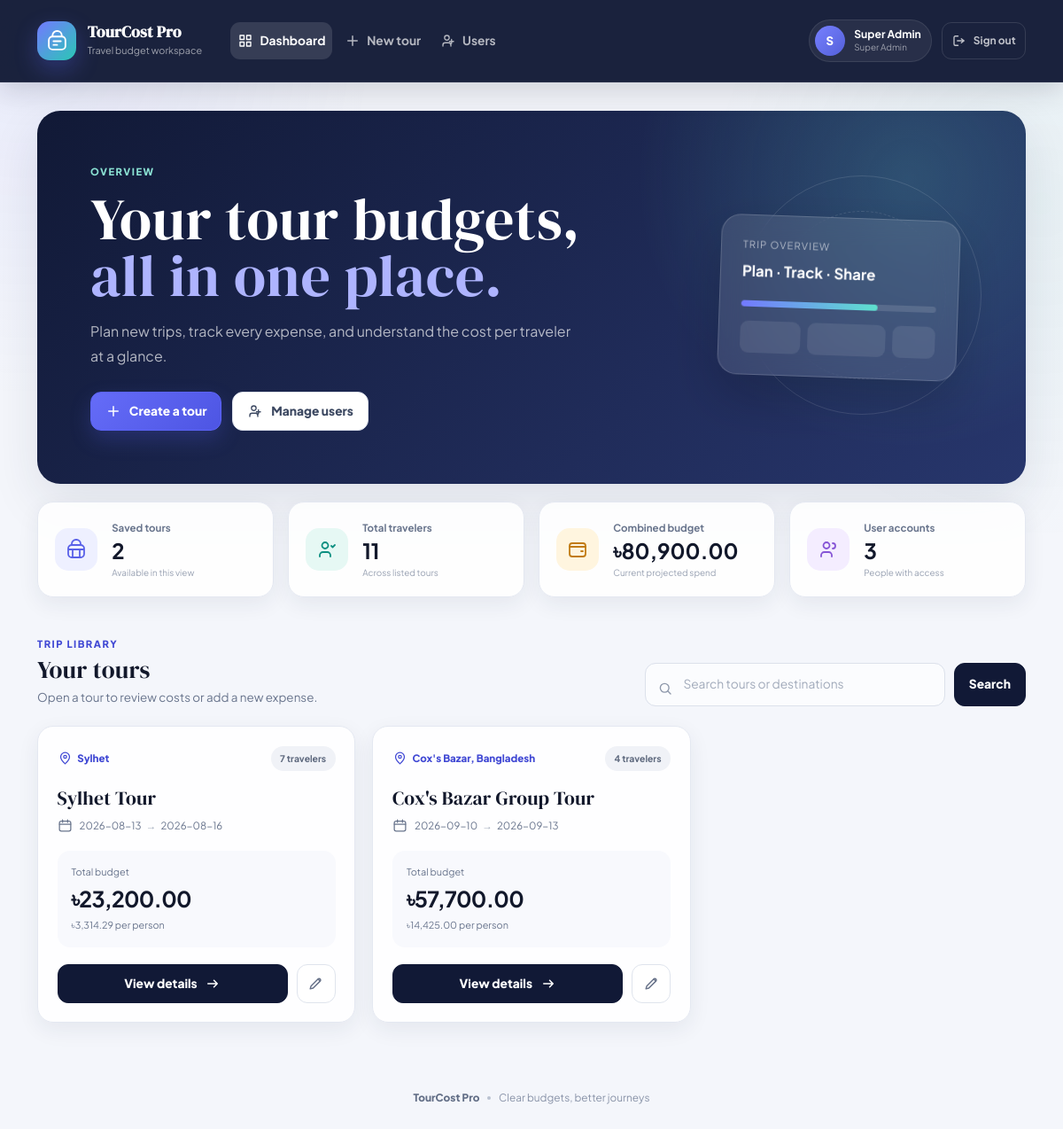
Page / (signed in) on the earlier database version.
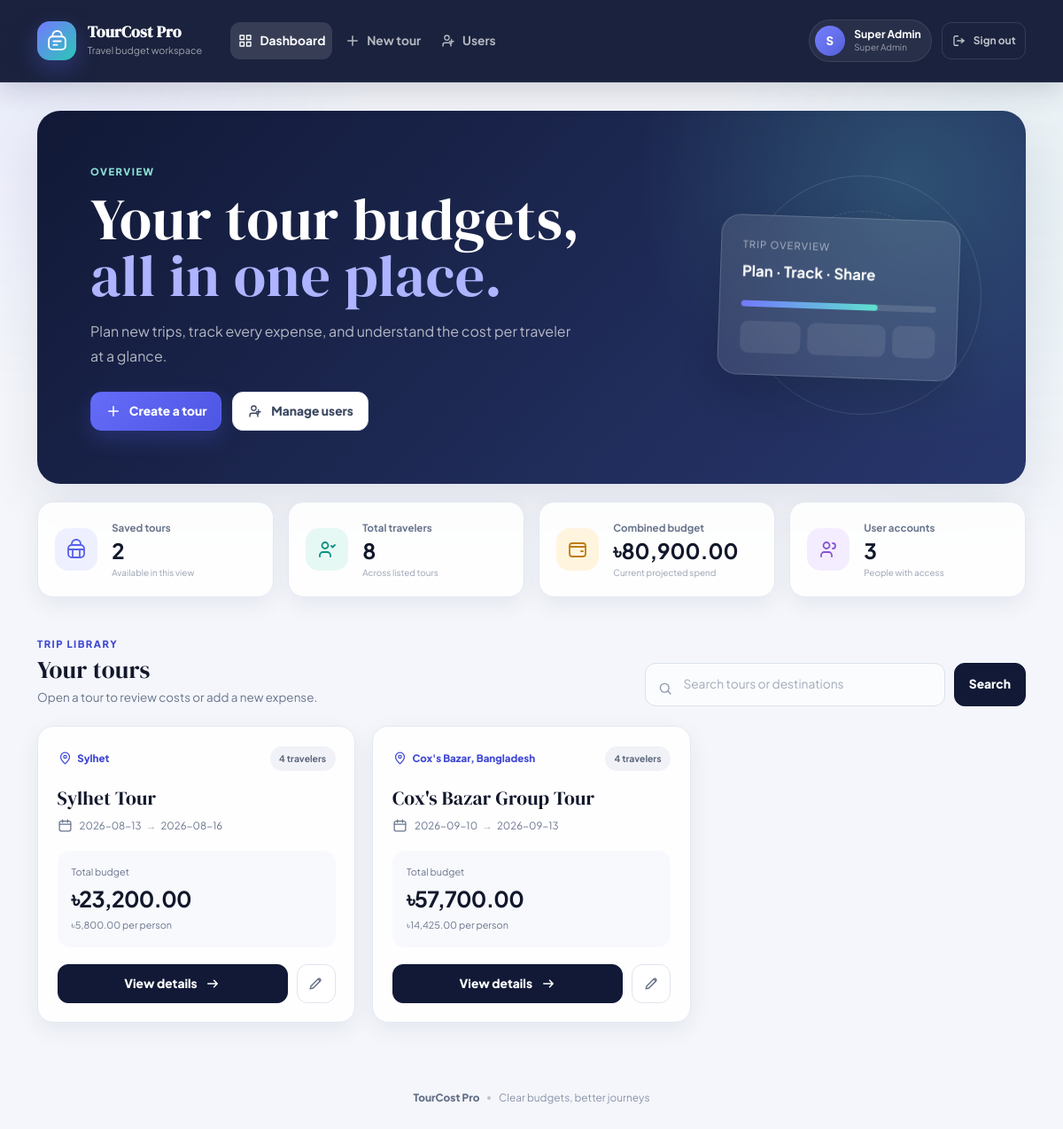
Same page on the later database version.
### tables this page shows
CREATE TABLE users (
                id INTEGER PRIMARY KEY AUTOINCREMENT,
                username TEXT NOT NULL UNIQUE,
                full_name TEXT NOT NULL,
                password_hash TEXT NOT NULL,
                role TEXT NOT NULL DEFAULT 'user',
                created_at TEXT NOT NULL,
                updated_at TEXT NOT NULL,
                CHECK(role IN ('super_admin', 'admin', 'user'))
            );

CREATE TABLE tours (
                id INTEGER PRIMARY KEY AUTOINCREMENT,
                title TEXT NOT NULL,
                destination TEXT NOT NULL,
                start_date TEXT NOT NULL,
                end_date TEXT NOT NULL,
                travelers INTEGER NOT NULL,
                transport_cost REAL NOT NULL DEFAULT 0,
                hotel_cost_per_night REAL NOT NULL DEFAULT 0,
                hotel_nights INTEGER NOT NULL DEFAULT 0,
                food_cost_per_person_per_day REAL NOT NULL DEFAULT 0,
                food_days INTEGER NOT NULL DEFAULT 0,
                activities_cost REAL NOT NULL DEFAULT 0,
                visa_cost REAL NOT NULL DEFAULT 0,
                shopping_cost REAL NOT NULL DEFAULT 0,
                other_cost REAL NOT NULL DEFAULT 0,
                tax_percent REAL NOT NULL DEFAULT 0,
                contingency_percent REAL NOT NULL DEFAULT 0,
                notes TEXT DEFAULT '',
                created_at TEXT NOT NULL,
                updated_at TEXT NOT NULL
            , total_cost REAL NOT NULL DEFAULT 0);

### app.py (the view)
@app.route("/")
@login_required
def dashboard():
    q = request.args.get("q", "").strip()
    with get_db() as conn:
        if q:
            tours = conn.execute(
                "SELECT * FROM tours WHERE title LIKE ? OR destination LIKE ? ORDER BY id DESC",
                (f"%{q}%", f"%{q}%"),
            ).fetchall()
        else:
            tours = conn.execute("SELECT * FROM tours ORDER BY id DESC").fetchall()
    total_budget = sum(calculate_costs(t)["grand_total"] for t in tours)
    total_travelers = sum(int(t["travelers"]) for t in tours)
    with get_db() as conn:
        user_count = conn.execute("SELECT COUNT(*) FROM users").fetchone()[0]
    return render_template(
        "dashboard.html",
        tours=tours,
        q=q,
        total_budget=total_budget,
        total_travelers=total_travelers,
        user_count=user_count,
    )

### app.py (called while the page is built)
def get_db():
    conn = sqlite3.connect(DB_PATH)
    conn.row_factory = sqlite3.Row
    return conn

def get_user_by_id(user_id):
    with get_db() as conn:
        return conn.execute("SELECT * FROM users WHERE id = ?", (user_id,)).fetchone()

def login_required(view):
    @wraps(view)
    def wrapped(*args, **kwargs):
        if not g.current_user:
            flash("Please log in to continue.", "warning")
            return redirect(url_for("login", next=request.full_path))
        return view(*args, **kwargs)
    return wrapped

@app.before_request
def load_current_user():
    g.current_user = None
    user_id = session.get("user_id")
    if user_id:
        g.current_user = get_user_by_id(user_id)
        if g.current_user is None:
            session.clear()

@app.context_processor
def inject_user_state():
    current_user = g.current_user
    return {
        "current_user": current_user,
        "is_logged_in": current_user is not None,
        "is_super_admin": bool(current_user and current_user["role"] == "super_admin"),
        "can_manage_users": bool(current_user and current_user["role"] == "super_admin"),
    }

@app.context_processor
def inject_helpers():
    return {"calculate_costs": calculate_costs}

### templates/dashboard.html (shortened to what this page needs)
{% extends "base.html" %}
{% block content %}
<section class="page-hero dashboard-hero">
    <div class="page-hero-copy">
        <span class="eyebrow">Overview</span>
        <h1>Your tour budgets,<br><span>all in one place.</span></h1>
        <p>Plan new trips, track every expense, and understand the cost per traveler at a glance.</p>
        <div class="hero-actions">
            <a class="btn btn-primary btn-icon" href="{{ url_for('new_tour') }}">
                <svg viewBox="0 0 24 24" fill="none" aria-hidden="true"><path d="M12 5v14M5 12h14" stroke="currentColor" stroke-width="2" stroke-linecap="round"/></svg>
                Create a tour
            </a>
            {% if can_manage_users %}
            <a class="btn btn-secondary-soft btn-icon" href="{{ url_for('manage_users') }}">
                <svg viewBox="0 0 24 24" fill="none" aria-hidden="true"><path d="M16 20v-1.5a3.5 3.5 0 0 0-3.5-3.5h-5A3.5 3.5 0 0 0 4 18.5V20M10 11a3.5 3.5 0 1 0 0-7 3.5 3.5 0 0 0 0 7Zm7-1v6m-3-3h6" stroke="currentColor" stroke-width="1.8" stroke-linecap="round"/></svg>
                Manage users
            </a>
            {% endif %}
        </div>
    </div>
    <div class="hero-visual" aria-hidden="true">
        <div class="hero-orbit hero-orbit-one"></div>
        <div class="hero-orbit hero-orbit-two"></div>
        <div class="hero-budget-card">
            <span>Trip overview</span>
            <strong>Plan · Track · Share</strong>
            <div class="mini-progress"><i></i></div>
            <div class="mini-stats"><span></span><span></span><span></span></div>
        </div>
    </div>
</section>
<section class="stats-grid" aria-label="Budget summary">
    <article class="stat-card stat-indigo">
        <div class="stat-icon"><svg viewBox="0 0 24 24" fill="none" aria-hidden="true"><path d="M7 7V5.8A4.8 4.8 0 0 1 11.8 1h.4A4.8 4.8 0 0 1 17 5.8V7M3 12h18M8 12v9m8-9v9M7 7h10a4 4 0 0 1 4 4v6a4 4 0 0 1-4 4H7a4 4 0 0 1-4-4v-6a4 4 0 0 1 4-4Z" stroke="currentColor" stroke-width="1.8"/></svg></div>
        <div><span>Saved tours</span><strong>{{ tours|length }}</strong><small>Available in this view</small></div>
    </article>
    <article class="stat-card stat-teal">
        <div class="stat-icon"><svg viewBox="0 0 24 24" fill="none" aria-hidden="true"><path d="M16 20v-1.5a3.5 3.5 0 0 0-3.5-3.5h-5A3.5 3.5 0 0 0 4 18.5V20M10 11a3.5 3.5 0 1 0 0-7 3.5 3.5 0 0 0 0 7Zm7-3 1.5 1.5L21 7" stroke="currentColor" stroke-width="1.8" stroke-linecap="round" stroke-linejoin="round"/></svg></div>
        <div><span>Total travelers</span><strong>{{ total_travelers }}</strong><small>Across listed tours</small></div>
    </article>
    <article class="stat-card stat-amber">
        <div class="stat-icon"><svg viewBox="0 0 24 24" fill="none" aria-hidden="true"><rect x="3" y="5" width="18" height="15" rx="3" stroke="currentColor" stroke-width="1.8"/><path d="M3 9h18M16 14h2" stroke="currentColor" stroke-width="1.8" stroke-linecap="round"/></svg></div>
        <div><span>Combined budget</span><strong>৳{{ "{:,.2f}".format(total_budget) }}</strong><small>Current projected spend</small></div>
    </article>
    {% if can_manage_users %}
    <article class="stat-card stat-violet">
        <div class="stat-icon"><svg viewBox="0 0 24 24" fill="none" aria-hidden="true"><path d="M16 20v-1.5a3.5 3.5 0 0 0-3.5-3.5h-5A3.5 3.5 0 0 0 4 18.5V20M10 11a3.5 3.5 0 1 0 0-7 3.5 3.5 0 0 0 0 7Zm7 0a3 3 0 0 0 0-6" stroke="currentColor" stroke-width="1.8" stroke-linecap="round"/></svg></div>
        <div><span>User accounts</span><strong>{{ user_count }}</strong><small>People with access</small></div>
    </article>
    {% endif %}
</section>
<section class="content-section">
    <div class="section-toolbar">
        <div>
            <span class="section-kicker">Trip library</span>
            <h2>{% if q %}Search results{% else %}Your tours{% endif %}</h2>
            <p>{% if q %}Tours matching “{{ q }}”{% else %}Open a tour to review costs or add a new expense.{% endif %}</p>
        </div>
        <form class="dashboard-search" method="get" role="search">
            <span class="search-icon" aria-hidden="true"><svg viewBox="0 0 24 24" fill="none"><circle cx="11" cy="11" r="6.5" stroke="currentColor" stroke-width="1.8"/><path d="m16 16 4 4" stroke="currentColor" stroke-width="1.8" stroke-linecap="round"/></svg></span>
            <input class="form-control" id="tourSearch" name="q" value="{{ q }}" placeholder="Search tours or destinations">
            <button class="btn btn-dark" type="submit">Search</button>
        </form>
    </div>
    {% if tours %}
    <div class="tour-grid">
        {% for tour in tours %}
            {% set costs = calculate_costs(tour) %}
            <article class="tour-card">
                <div class="tour-card-top">
                    <span class="tour-destination">
                        <svg viewBox="0 0 24 24" fill="none" aria-hidden="true"><path d="M19 10c0 5-7 11-7 11S5 15 5 10a7 7 0 1 1 14 0Z" stroke="currentColor" stroke-width="1.8"/><circle cx="12" cy="10" r="2.3" stroke="currentColor" stroke-width="1.8"/></svg>
                        {{ tour['destination'] }}
                    </span>
                    <span class="traveler-chip">{{ tour['travelers'] }} {% if tour['travelers'] == 1 %}traveler{% else %}travelers{% endif %}</span>
                </div>
                <h3>{{ tour['title'] }}</h3>
                <div class="tour-date">
                    <svg viewBox="0 0 24 24" fill="none" aria-hidden="true"><rect x="3" y="5" width="18" height="16" rx="3" stroke="currentColor" stroke-width="1.8"/><path d="M8 3v4m8-4v4M3 10h18" stroke="currentColor" stroke-width="1.8" stroke-linecap="round"/></svg>
                    <span>{{ tour['start_date'] }} <i>→</i> {{ tour['end_date'] }}</span>
                </div>
                <div class="tour-cost">
                    <span>Total budget</span>
                    <strong>৳{{ "{:,.2f}".format(costs['grand_total']) }}</strong>
                    <small>৳{{ "{:,.2f}".format(costs['per_person']) }} per person</small>
                </div>
                <div class="tour-card-actions">
                    <a class="btn btn-dark btn-icon" href="{{ url_for('view_tour', tour_id=tour['id']) }}">
                        View details
                        <svg viewBox="0 0 24 24" fill="none" aria-hidden="true"><path d="M5 12h14m-5-5 5 5-5 5" stroke="currentColor" stroke-width="2" stroke-linecap="round" stroke-linejoin="round"/></svg>
                    </a>
                    <a class="icon-button" href="{{ url_for('edit_tour', tour_id=tour['id']) }}" aria-label="Edit {{ tour['title'] }}">
                        <svg viewBox="0 0 24 24" fill="none" aria-hidden="true"><path d="m14.5 5.5 4 4M4 20l4.2-1 10-10a2.1 2.1 0 0 0-3-3l-10 10L4 20Z" stroke="currentColor" stroke-width="1.8" stroke-linejoin="round"/></svg>
                    </a>
                </div>
            </article>
        {% endfor %}
    </div>
    {% endif %}
</section>
{% endblock %}

### templates/base.html (shortened to what this page needs)
<!doctype html>
<html lang="en">
<head>
    <link href="https://cdn.jsdelivr.net/npm/bootstrap@5.3.3/dist/css/bootstrap.min.css" rel="stylesheet">
    <link rel="stylesheet" href="{{ url_for('static', filename='style.css') }}">
</head>
<body>
<div class="page-shell">
<nav class="navbar navbar-expand-lg navbar-dark app-navbar">
    <div class="container nav-container">
        <a class="navbar-brand brand-mark" href="{{ url_for('dashboard') }}">
            <span class="brand-icon" aria-hidden="true">
            </span>
            <span>
                <strong>TourCost Pro</strong>
                <small>Travel budget workspace</small>
            </span>
        </a>
        {% if is_logged_in %}
        <div class="collapse navbar-collapse" id="primaryNav">
            <div class="navbar-nav app-nav-links" aria-label="Primary navigation">
                <a class="nav-link {% if request.endpoint in ('dashboard', 'view_tour', 'edit_tour') %}active{% endif %}" href="{{ url_for('dashboard') }}" {% if request.endpoint in ('dashboard', 'view_tour', 'edit_tour') %}aria-current="page"{% endif %}>
                    <svg viewBox="0 0 24 24" fill="none" aria-hidden="true"><path d="M4 4h6v6H4V4Zm10 0h6v6h-6V4ZM4 14h6v6H4v-6Zm10 0h6v6h-6v-6Z" stroke="currentColor" stroke-width="1.8" stroke-linejoin="round"/></svg>
                    Dashboard
                </a>
                <a class="nav-link {% if request.endpoint == 'new_tour' %}active{% endif %}" href="{{ url_for('new_tour') }}" {% if request.endpoint == 'new_tour' %}aria-current="page"{% endif %}>
                    <svg viewBox="0 0 24 24" fill="none" aria-hidden="true"><path d="M12 5v14M5 12h14" stroke="currentColor" stroke-width="2" stroke-linecap="round"/></svg>
                    New tour
                </a>
                {% if can_manage_users %}
                <a class="nav-link {% if request.endpoint == 'manage_users' %}active{% endif %}" href="{{ url_for('manage_users') }}" {% if request.endpoint == 'manage_users' %}aria-current="page"{% endif %}>
                    <svg viewBox="0 0 24 24" fill="none" aria-hidden="true"><path d="M16 20v-1.5a3.5 3.5 0 0 0-3.5-3.5h-5A3.5 3.5 0 0 0 4 18.5V20M10 11a3.5 3.5 0 1 0 0-7 3.5 3.5 0 0 0 0 7Zm7-1v6m-3-3h6" stroke="currentColor" stroke-width="1.8" stroke-linecap="round"/></svg>
                    Users
                </a>
                {% endif %}
            </div>
            <div class="navbar-account">
                <div class="user-pill">
                    <span class="user-avatar">{{ current_user['full_name'][0]|upper }}</span>
                    <span>
                        <strong>{{ current_user['full_name'] }}</strong>
                        <small>{{ current_user['role'].replace('_', ' ')|title }}</small>
                    </span>
                </div>
                <form method="post" action="{{ url_for('logout') }}">
                    <button class="logout-button" type="submit" aria-label="Sign out">
                        <svg viewBox="0 0 24 24" fill="none" aria-hidden="true"><path d="M10 5H6a2 2 0 0 0-2 2v10a2 2 0 0 0 2 2h4m5-4 4-3-4-3m4 3H9" stroke="currentColor" stroke-width="1.8" stroke-linecap="round" stroke-linejoin="round"/></svg>
                        <span>Sign out</span>
                    </button>
                </form>
            </div>
        </div>
        {% endif %}
    </div>
</nav>
<main class="container app-main" id="main-content" tabindex="-1">
    {% block content %}{% endblock %}
</main>
<footer class="container app-footer">
    <span>TourCost Pro</span>
    <span class="footer-dot" aria-hidden="true"></span>
    <span>Clear budgets, better journeys</span>
</footer>
</div>
</body>
</html>

Differences in the rows shown:
changed tours "Sylhet Tour": travelers "7" → "4"; per_person "3,314.29" → "5,800.00"
Other differences:
{{ total_travelers }}: "11" → "8"
